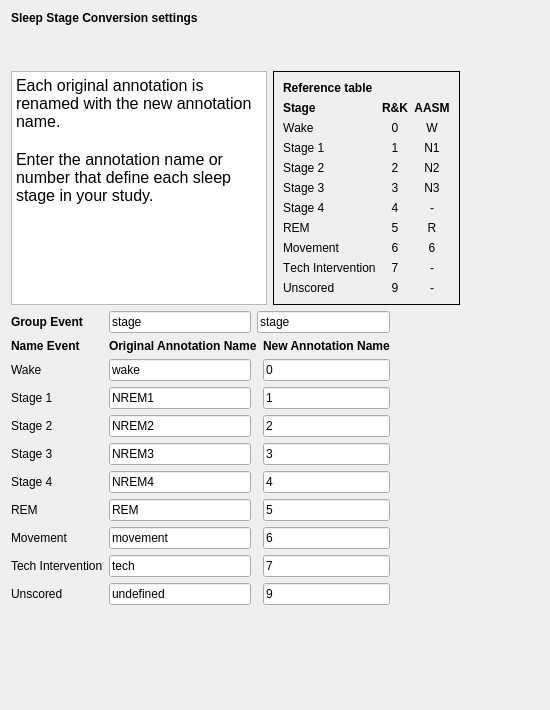
<?xml version="1.0" encoding="UTF-8"?>
<ui version="4.0">
 <class>SleepStageRenameSettingsView</class>
 <widget class="QWidget" name="SleepStageRenameSettingsView">
  <property name="geometry">
   <rect>
    <x>0</x>
    <y>0</y>
    <width>550</width>
    <height>710</height>
   </rect>
  </property>
  <property name="windowTitle">
   <string>Form</string>
  </property>
  <layout class="QVBoxLayout" name="verticalLayout_2">
   <item>
    <widget class="QLabel" name="label_8">
     <property name="sizePolicy">
      <sizepolicy hsizetype="Fixed" vsizetype="Fixed">
       <horstretch>0</horstretch>
       <verstretch>0</verstretch>
      </sizepolicy>
     </property>
     <property name="font">
      <font>
       <weight>75</weight>
       <bold>true</bold>
      </font>
     </property>
     <property name="text">
      <string>Sleep Stage Conversion settings</string>
     </property>
     <property name="alignment">
      <set>Qt::AlignLeading|Qt::AlignLeft|Qt::AlignVCenter</set>
     </property>
    </widget>
   </item>
   <item>
    <spacer name="verticalSpacer_2">
     <property name="orientation">
      <enum>Qt::Vertical</enum>
     </property>
     <property name="sizeType">
      <enum>QSizePolicy::Minimum</enum>
     </property>
     <property name="sizeHint" stdset="0">
      <size>
       <width>20</width>
       <height>40</height>
      </size>
     </property>
    </spacer>
   </item>
   <item>
    <layout class="QHBoxLayout" name="horizontalLayout">
     <item>
      <widget class="QTextEdit" name="textEdit">
       <property name="sizePolicy">
        <sizepolicy hsizetype="MinimumExpanding" vsizetype="Ignored">
         <horstretch>0</horstretch>
         <verstretch>0</verstretch>
        </sizepolicy>
       </property>
       <property name="readOnly">
        <bool>true</bool>
       </property>
       <property name="html">
        <string>&lt;!DOCTYPE HTML PUBLIC &quot;-//W3C//DTD HTML 4.0//EN&quot; &quot;http://www.w3.org/TR/REC-html40/strict.dtd&quot;&gt;
&lt;html&gt;&lt;head&gt;&lt;meta name=&quot;qrichtext&quot; content=&quot;1&quot; /&gt;&lt;style type=&quot;text/css&quot;&gt;
p, li { white-space: pre-wrap; }
&lt;/style&gt;&lt;/head&gt;&lt;body style=&quot; font-family:'Roboto'; font-size:12pt; font-weight:400; font-style:normal;&quot;&gt;
&lt;p style=&quot; margin-top:0px; margin-bottom:0px; margin-left:0px; margin-right:0px; -qt-block-indent:0; text-indent:0px;&quot;&gt;&lt;span style=&quot; font-size:12pt;&quot;&gt;Each original annotation is renamed with the new annotation name.&lt;/span&gt;&lt;/p&gt;
&lt;p style=&quot;-qt-paragraph-type:empty; margin-top:0px; margin-bottom:0px; margin-left:0px; margin-right:0px; -qt-block-indent:0; text-indent:0px; font-size:12pt;&quot;&gt;&lt;br /&gt;&lt;/p&gt;
&lt;p style=&quot; margin-top:0px; margin-bottom:0px; margin-left:0px; margin-right:0px; -qt-block-indent:0; text-indent:0px;&quot;&gt;&lt;span style=&quot; font-size:12pt;&quot;&gt;Enter the annotation name or number that define each sleep stage in your study.&lt;/span&gt;&lt;/p&gt;&lt;/body&gt;&lt;/html&gt;</string>
       </property>
      </widget>
     </item>
     <item>
      <widget class="QFrame" name="frame">
       <property name="font">
        <font>
         <kerning>false</kerning>
        </font>
       </property>
       <property name="frameShape">
        <enum>QFrame::Box</enum>
       </property>
       <property name="frameShadow">
        <enum>QFrame::Plain</enum>
       </property>
       <layout class="QVBoxLayout" name="verticalLayout">
        <item>
         <widget class="QLabel" name="label_32">
          <property name="font">
           <font>
            <weight>75</weight>
            <bold>true</bold>
            <kerning>false</kerning>
           </font>
          </property>
          <property name="text">
           <string>Reference table</string>
          </property>
          <property name="alignment">
           <set>Qt::AlignLeading|Qt::AlignLeft|Qt::AlignVCenter</set>
          </property>
         </widget>
        </item>
        <item>
         <layout class="QGridLayout" name="gridLayout">
          <item row="4" column="1">
           <widget class="QLabel" name="label_3">
            <property name="text">
             <string>3</string>
            </property>
            <property name="alignment">
             <set>Qt::AlignCenter</set>
            </property>
           </widget>
          </item>
          <item row="7" column="1">
           <widget class="QLabel" name="label_11">
            <property name="text">
             <string>6</string>
            </property>
            <property name="alignment">
             <set>Qt::AlignCenter</set>
            </property>
           </widget>
          </item>
          <item row="9" column="2">
           <widget class="QLabel" name="label_26">
            <property name="text">
             <string>-</string>
            </property>
            <property name="alignment">
             <set>Qt::AlignCenter</set>
            </property>
           </widget>
          </item>
          <item row="4" column="0">
           <widget class="QLabel" name="label_13">
            <property name="text">
             <string>Stage 3</string>
            </property>
            <property name="alignment">
             <set>Qt::AlignLeading|Qt::AlignLeft|Qt::AlignVCenter</set>
            </property>
           </widget>
          </item>
          <item row="4" column="2">
           <widget class="QLabel" name="label_22">
            <property name="text">
             <string>N3</string>
            </property>
            <property name="alignment">
             <set>Qt::AlignCenter</set>
            </property>
           </widget>
          </item>
          <item row="9" column="1">
           <widget class="QLabel" name="label_5">
            <property name="text">
             <string>9</string>
            </property>
            <property name="alignment">
             <set>Qt::AlignCenter</set>
            </property>
           </widget>
          </item>
          <item row="2" column="1">
           <widget class="QLabel" name="label">
            <property name="text">
             <string>1</string>
            </property>
            <property name="alignment">
             <set>Qt::AlignCenter</set>
            </property>
           </widget>
          </item>
          <item row="8" column="1">
           <widget class="QLabel" name="label_7">
            <property name="text">
             <string>7</string>
            </property>
            <property name="alignment">
             <set>Qt::AlignCenter</set>
            </property>
           </widget>
          </item>
          <item row="1" column="1">
           <widget class="QLabel" name="label_6">
            <property name="text">
             <string>0</string>
            </property>
            <property name="alignment">
             <set>Qt::AlignCenter</set>
            </property>
           </widget>
          </item>
          <item row="3" column="0">
           <widget class="QLabel" name="label_20">
            <property name="text">
             <string>Stage 2</string>
            </property>
            <property name="alignment">
             <set>Qt::AlignLeading|Qt::AlignLeft|Qt::AlignVCenter</set>
            </property>
           </widget>
          </item>
          <item row="0" column="1">
           <widget class="QLabel" name="label_12">
            <property name="font">
             <font>
              <weight>75</weight>
              <bold>true</bold>
              <kerning>false</kerning>
             </font>
            </property>
            <property name="text">
             <string>R&amp;K</string>
            </property>
            <property name="alignment">
             <set>Qt::AlignCenter</set>
            </property>
           </widget>
          </item>
          <item row="3" column="2">
           <widget class="QLabel" name="label_30">
            <property name="text">
             <string>N2</string>
            </property>
            <property name="alignment">
             <set>Qt::AlignCenter</set>
            </property>
           </widget>
          </item>
          <item row="6" column="1">
           <widget class="QLabel" name="label_4">
            <property name="text">
             <string>5</string>
            </property>
            <property name="alignment">
             <set>Qt::AlignCenter</set>
            </property>
           </widget>
          </item>
          <item row="9" column="0">
           <widget class="QLabel" name="label_17">
            <property name="text">
             <string>Unscored</string>
            </property>
            <property name="alignment">
             <set>Qt::AlignLeading|Qt::AlignLeft|Qt::AlignVCenter</set>
            </property>
           </widget>
          </item>
          <item row="0" column="0">
           <widget class="QLabel" name="label_33">
            <property name="font">
             <font>
              <weight>75</weight>
              <bold>true</bold>
              <kerning>false</kerning>
             </font>
            </property>
            <property name="text">
             <string>Stage</string>
            </property>
           </widget>
          </item>
          <item row="5" column="2">
           <widget class="QLabel" name="label_27">
            <property name="text">
             <string>-</string>
            </property>
            <property name="alignment">
             <set>Qt::AlignCenter</set>
            </property>
           </widget>
          </item>
          <item row="8" column="0">
           <widget class="QLabel" name="label_14">
            <property name="text">
             <string>Tech Intervention</string>
            </property>
            <property name="alignment">
             <set>Qt::AlignLeading|Qt::AlignLeft|Qt::AlignVCenter</set>
            </property>
           </widget>
          </item>
          <item row="5" column="1">
           <widget class="QLabel" name="label_10">
            <property name="text">
             <string>4</string>
            </property>
            <property name="alignment">
             <set>Qt::AlignCenter</set>
            </property>
           </widget>
          </item>
          <item row="6" column="2">
           <widget class="QLabel" name="label_25">
            <property name="text">
             <string>R</string>
            </property>
            <property name="alignment">
             <set>Qt::AlignCenter</set>
            </property>
           </widget>
          </item>
          <item row="2" column="2">
           <widget class="QLabel" name="label_24">
            <property name="text">
             <string>N1</string>
            </property>
            <property name="alignment">
             <set>Qt::AlignCenter</set>
            </property>
           </widget>
          </item>
          <item row="8" column="2">
           <widget class="QLabel" name="label_23">
            <property name="text">
             <string>-</string>
            </property>
            <property name="alignment">
             <set>Qt::AlignCenter</set>
            </property>
           </widget>
          </item>
          <item row="1" column="0">
           <widget class="QLabel" name="label_19">
            <property name="text">
             <string>Wake</string>
            </property>
            <property name="alignment">
             <set>Qt::AlignLeading|Qt::AlignLeft|Qt::AlignVCenter</set>
            </property>
           </widget>
          </item>
          <item row="5" column="0">
           <widget class="QLabel" name="label_18">
            <property name="text">
             <string>Stage 4</string>
            </property>
            <property name="alignment">
             <set>Qt::AlignLeading|Qt::AlignLeft|Qt::AlignVCenter</set>
            </property>
           </widget>
          </item>
          <item row="7" column="0">
           <widget class="QLabel" name="label_21">
            <property name="text">
             <string>Movement</string>
            </property>
            <property name="alignment">
             <set>Qt::AlignLeading|Qt::AlignLeft|Qt::AlignVCenter</set>
            </property>
           </widget>
          </item>
          <item row="0" column="2">
           <widget class="QLabel" name="label_29">
            <property name="font">
             <font>
              <weight>75</weight>
              <bold>true</bold>
              <kerning>false</kerning>
             </font>
            </property>
            <property name="text">
             <string>AASM</string>
            </property>
            <property name="alignment">
             <set>Qt::AlignCenter</set>
            </property>
           </widget>
          </item>
          <item row="6" column="0">
           <widget class="QLabel" name="label_16">
            <property name="text">
             <string>REM</string>
            </property>
            <property name="alignment">
             <set>Qt::AlignLeading|Qt::AlignLeft|Qt::AlignVCenter</set>
            </property>
           </widget>
          </item>
          <item row="2" column="0">
           <widget class="QLabel" name="label_15">
            <property name="text">
             <string>Stage 1</string>
            </property>
            <property name="alignment">
             <set>Qt::AlignLeading|Qt::AlignLeft|Qt::AlignVCenter</set>
            </property>
           </widget>
          </item>
          <item row="3" column="1">
           <widget class="QLabel" name="label_2">
            <property name="text">
             <string>2</string>
            </property>
            <property name="alignment">
             <set>Qt::AlignCenter</set>
            </property>
           </widget>
          </item>
          <item row="7" column="2">
           <widget class="QLabel" name="label_31">
            <property name="text">
             <string>6</string>
            </property>
            <property name="alignment">
             <set>Qt::AlignCenter</set>
            </property>
           </widget>
          </item>
          <item row="1" column="2">
           <widget class="QLabel" name="label_28">
            <property name="text">
             <string>W</string>
            </property>
            <property name="alignment">
             <set>Qt::AlignCenter</set>
            </property>
           </widget>
          </item>
         </layout>
        </item>
       </layout>
      </widget>
     </item>
     <item>
      <spacer name="horizontalSpacer">
       <property name="orientation">
        <enum>Qt::Horizontal</enum>
       </property>
       <property name="sizeType">
        <enum>QSizePolicy::Expanding</enum>
       </property>
       <property name="sizeHint" stdset="0">
        <size>
         <width>13</width>
         <height>222</height>
        </size>
       </property>
      </spacer>
     </item>
    </layout>
   </item>
   <item>
    <layout class="QHBoxLayout" name="horizontalLayout_2">
     <item>
      <layout class="QGridLayout" name="gridLayout_2">
       <item row="9" column="3">
        <widget class="QLineEdit" name="lineEdit_new_7">
         <property name="text">
          <string>7</string>
         </property>
        </widget>
       </item>
       <item row="7" column="3">
        <widget class="QLineEdit" name="lineEdit_new_5">
         <property name="text">
          <string>5</string>
         </property>
        </widget>
       </item>
       <item row="8" column="3">
        <widget class="QLineEdit" name="lineEdit_new_6">
         <property name="text">
          <string>6</string>
         </property>
        </widget>
       </item>
       <item row="5" column="3">
        <widget class="QLineEdit" name="lineEdit_new_3">
         <property name="text">
          <string>3</string>
         </property>
        </widget>
       </item>
       <item row="8" column="0">
        <widget class="QLabel" name="label_40">
         <property name="text">
          <string>Movement</string>
         </property>
        </widget>
       </item>
       <item row="4" column="1">
        <widget class="QLineEdit" name="lineEdit_ori_2">
         <property name="text">
          <string>NREM2</string>
         </property>
        </widget>
       </item>
       <item row="2" column="3">
        <widget class="QLineEdit" name="lineEdit_new_0">
         <property name="text">
          <string>0</string>
         </property>
        </widget>
       </item>
       <item row="1" column="3">
        <widget class="QLabel" name="label_46">
         <property name="font">
          <font>
           <weight>75</weight>
           <bold>true</bold>
          </font>
         </property>
         <property name="text">
          <string>New Annotation Name</string>
         </property>
        </widget>
       </item>
       <item row="2" column="0">
        <widget class="QLabel" name="label_34">
         <property name="text">
          <string>Wake</string>
         </property>
        </widget>
       </item>
       <item row="4" column="0">
        <widget class="QLabel" name="label_36">
         <property name="text">
          <string>Stage 2</string>
         </property>
        </widget>
       </item>
       <item row="2" column="1">
        <widget class="QLineEdit" name="lineEdit_ori_0">
         <property name="text">
          <string>wake</string>
         </property>
        </widget>
       </item>
       <item row="0" column="1">
        <widget class="QLineEdit" name="lineEdit_group_ori">
         <property name="text">
          <string>stage</string>
         </property>
        </widget>
       </item>
       <item row="7" column="1">
        <widget class="QLineEdit" name="lineEdit_ori_5">
         <property name="text">
          <string>REM</string>
         </property>
        </widget>
       </item>
       <item row="8" column="1">
        <widget class="QLineEdit" name="lineEdit_ori_6">
         <property name="text">
          <string>movement</string>
         </property>
        </widget>
       </item>
       <item row="3" column="3">
        <widget class="QLineEdit" name="lineEdit_new_1">
         <property name="text">
          <string>1</string>
         </property>
        </widget>
       </item>
       <item row="3" column="1">
        <widget class="QLineEdit" name="lineEdit_ori_1">
         <property name="text">
          <string>NREM1</string>
         </property>
        </widget>
       </item>
       <item row="10" column="3">
        <widget class="QLineEdit" name="lineEdit_new_9">
         <property name="text">
          <string>9</string>
         </property>
        </widget>
       </item>
       <item row="1" column="1" colspan="2">
        <widget class="QLabel" name="label_43">
         <property name="font">
          <font>
           <weight>75</weight>
           <bold>true</bold>
          </font>
         </property>
         <property name="text">
          <string>Original Annotation Name</string>
         </property>
        </widget>
       </item>
       <item row="9" column="1">
        <widget class="QLineEdit" name="lineEdit_ori_7">
         <property name="text">
          <string>tech</string>
         </property>
        </widget>
       </item>
       <item row="1" column="0">
        <widget class="QLabel" name="label_9">
         <property name="font">
          <font>
           <weight>75</weight>
           <bold>true</bold>
          </font>
         </property>
         <property name="text">
          <string>Name Event</string>
         </property>
         <property name="alignment">
          <set>Qt::AlignLeading|Qt::AlignLeft|Qt::AlignVCenter</set>
         </property>
        </widget>
       </item>
       <item row="3" column="0">
        <widget class="QLabel" name="label_35">
         <property name="text">
          <string>Stage 1</string>
         </property>
        </widget>
       </item>
       <item row="5" column="1">
        <widget class="QLineEdit" name="lineEdit_ori_3">
         <property name="text">
          <string>NREM3</string>
         </property>
        </widget>
       </item>
       <item row="4" column="3">
        <widget class="QLineEdit" name="lineEdit_new_2">
         <property name="text">
          <string>2</string>
         </property>
        </widget>
       </item>
       <item row="6" column="3">
        <widget class="QLineEdit" name="lineEdit_new_4">
         <property name="text">
          <string>4</string>
         </property>
        </widget>
       </item>
       <item row="7" column="0">
        <widget class="QLabel" name="label_39">
         <property name="text">
          <string>REM</string>
         </property>
        </widget>
       </item>
       <item row="10" column="1">
        <widget class="QLineEdit" name="lineEdit_ori_9">
         <property name="text">
          <string>undefined</string>
         </property>
        </widget>
       </item>
       <item row="6" column="0">
        <widget class="QLabel" name="label_38">
         <property name="text">
          <string>Stage 4</string>
         </property>
        </widget>
       </item>
       <item row="9" column="0">
        <widget class="QLabel" name="label_41">
         <property name="minimumSize">
          <size>
           <width>90</width>
           <height>0</height>
          </size>
         </property>
         <property name="text">
          <string>Tech Intervention</string>
         </property>
        </widget>
       </item>
       <item row="10" column="0">
        <widget class="QLabel" name="label_42">
         <property name="text">
          <string>Unscored</string>
         </property>
        </widget>
       </item>
       <item row="0" column="2" colspan="2">
        <widget class="QLineEdit" name="lineEdit_group_new">
         <property name="text">
          <string>stage</string>
         </property>
        </widget>
       </item>
       <item row="5" column="0">
        <widget class="QLabel" name="label_37">
         <property name="text">
          <string>Stage 3</string>
         </property>
        </widget>
       </item>
       <item row="0" column="0">
        <widget class="QLabel" name="label_47">
         <property name="minimumSize">
          <size>
           <width>90</width>
           <height>0</height>
          </size>
         </property>
         <property name="font">
          <font>
           <weight>75</weight>
           <bold>true</bold>
          </font>
         </property>
         <property name="text">
          <string>Group Event</string>
         </property>
        </widget>
       </item>
       <item row="6" column="1">
        <widget class="QLineEdit" name="lineEdit_ori_4">
         <property name="text">
          <string>NREM4</string>
         </property>
        </widget>
       </item>
       <item row="11" column="1">
        <spacer name="verticalSpacer">
         <property name="orientation">
          <enum>Qt::Vertical</enum>
         </property>
         <property name="sizeHint" stdset="0">
          <size>
           <width>20</width>
           <height>40</height>
          </size>
         </property>
        </spacer>
       </item>
      </layout>
     </item>
     <item>
      <widget class="Line" name="line_2">
       <property name="orientation">
        <enum>Qt::Horizontal</enum>
       </property>
      </widget>
     </item>
     <item>
      <spacer name="horizontalSpacer_3">
       <property name="orientation">
        <enum>Qt::Horizontal</enum>
       </property>
       <property name="sizeHint" stdset="0">
        <size>
         <width>40</width>
         <height>20</height>
        </size>
       </property>
      </spacer>
     </item>
    </layout>
   </item>
  </layout>
 </widget>
 <resources/>
 <connections/>
 <slots>
  <slot>on_stage_name_change()</slot>
 </slots>
</ui>
